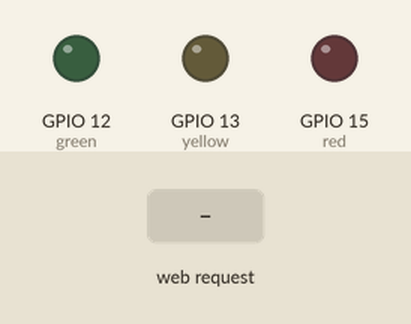
This sketch was run on a simulated ESP8266 (NodeMCU). Parts: output pins drawn as LEDs (lit = HIGH). Inputs (shaded band) come from the test bench. WiFi joins after 1.5 s; servers stay silent unless stated; what the sketch prints to the serial monitor is not drawn.

Above: at 2.7 s.
2.8 s: HTTP request GET /auto received
At 3.7 s:
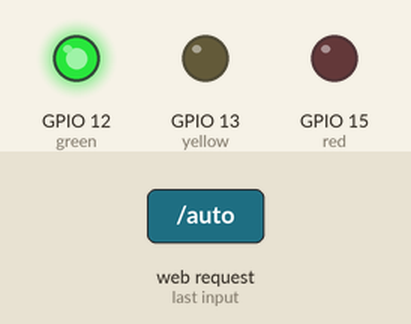
5.8 s: HTTP request GET /off received
At 7.0 s:
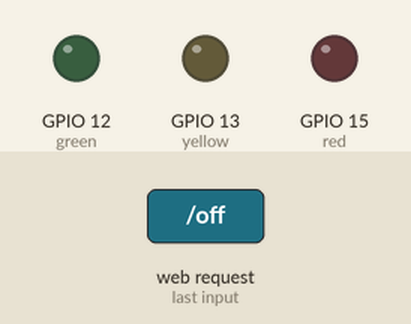
7.3 s: HTTP request GET /green received
At 8.0 s:
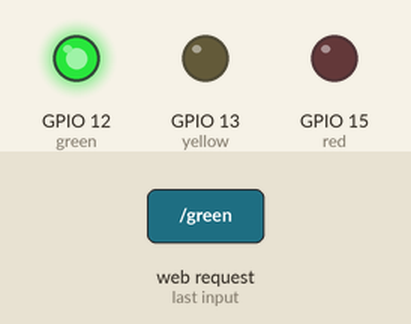
Timing chart, 0 to 10.3 s (numbered marks = the images above; inputs shaded):
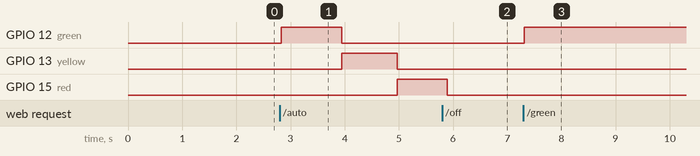

Measured:
- after the input at 2.8 s, GPIO 12 (green): LOW → HIGH at once, → LOW 1.1 s later; GPIO 13 (yellow): LOW → HIGH after 1.1 s, → LOW 1.0 s later; GPIO 15 (red): LOW → HIGH after 2.2 s
- after the input at 5.8 s, GPIO 12 (green): stays LOW (without the input it goes to HIGH after 0.19 s); GPIO 13 (yellow): stays LOW (without the input it goes to HIGH after 1.2 s)
- after the input at 7.3 s, GPIO 12 (green): LOW → HIGH at once

The sketch:

Lab_2_Wifi_Stoplight.ino
```cpp
/*
 * Aaron Nelson
 * Lab 2 Stoplight Control
 * 9-25-19
 */
#include <ESP8266WiFi.h>            // This contains the libraries that allows the board to connect to wifi

/* The basic server setup and framework was obtained from the Arduino Examples-
    File -> Examples -> ESP8266WiFI -> WiFiManualWebServer */
#ifndef STASSID
#define STASSID "YOUR SSID HERE"     // Specify the name of your wifi
#define STAPSK  "YOUR PASSWORD HERE"        // Specify the password for that wifi
#endif
const char* ssid = STASSID;
const char* password = STAPSK;

WiFiServer server(80);              // This sets up the server to listen on port 80 (http)

unsigned long beginningMillis;      // A variable to hold our current time (used for auto mode to keep track of how much time has passed)
int autoModeNumber;                 // A variable to keep track of what color the light is in during auto mode

int green = 12;                     // Pin D6 is used for green. If using a different pin, specify that here
int yellow = 13;                    // Pin D7 is used for yellow. If using a different pin, specify that here
int red = 15;                       // Pin D8 is used for red. If using a different pin, specify that here
String currentMode = "off";         // CurrentMode is used to inform the user with visible text what light is on. It also highlights the table cell containing the mode


void setup() {                      // This runs when the board is first turned on
  Serial.begin(115200);             // This allows serial information when connected to a computer (in here, this just tells what light was requested to turn on)
  pinMode(green, OUTPUT);           // Prepares the pin connected to the green light for output
  pinMode(yellow, OUTPUT);          // Prepares the pin connected to the yellow light for output
  pinMode(red, OUTPUT);             // Prepares the pin connected to the red light for output
  autoModeNumber = 0;               // Sets the auto mode number to 0 (meaning it is off and not supposed to cycle)
  lightsOff();                      // Runs the function (at the bottom of this script) that turns all pin lights to LOW/OFF

  // Connect to WiFi network
  Serial.println();
  Serial.println();
  Serial.print("Connecting to ");   // This is shown on the serial if connected to a computer
  Serial.print(ssid);               // It displays the wifi it is trying to connect to

  WiFi.mode(WIFI_STA);              // It sets the wifis mode to "Station" (rather than "AP" which is the Access Point mode)
  WiFi.begin(ssid, password);       // Attempts to connect to wifi using provided credentials

  while (WiFi.status() != WL_CONNECTED) {     // While the wifi is not connected yet:
    delay(500);                     // every half second,
    Serial.print(".");              // it shows a dot on the Serial Monitor to show it is still trying to connect
  }
  Serial.println();
  Serial.println("WiFi connected"); // When it does connect, show that there was success

  // Start the server
  server.begin();
  Serial.println("Server started on ");
  Serial.println(WiFi.localIP());   // Show the IP address the board has now that it is connected and broadcasting

}


void loop() {                       // This constantly cycles through, accepting clients, showing them a webpage, and responding to their inputs
  // Check if a client is connected
  WiFiClient client = server.available();     // A client object is created for connections
  if (client) {                     // This waits until a client sends some data (such as by clicking a light option)
    while (!client.available()) {   // The client hasn't sent info so wait for it to do so
      delay(10);
    }
  }
  client.setTimeout(100);           // This sets the maximum ms to wait for data to come through. Each page the client will go has a short url, so a small amount is fine

  String req = client.readStringUntil('\r');  // Reads the first line of the request (the URL string) made by the client
  if (req.indexOf("/off") != -1) {  // If the request is for the "/off" page:
    autoModeNumber = 0;             // Turn off auto mode
    lightsOff();                    // This function turns off all of the lights
    currentMode = "off";            // Show that the current state is off to the client
  }
  if (req.indexOf("/green") != -1) {          // If the request is for the "/green" page:
    autoModeNumber = 0;             // Turn off auto mode
    Serial.println("Green Light");  // Print to the computer Serial Monitor that the light is green
    greenLight();                   // This function turns on only the green light
    currentMode = "green";          // Show that the current state is green to the client
  }
  if (req.indexOf("/yellow") != -1) {         // If the request is for the "/yellow" page:
    autoModeNumber = 0;             // Turn off auto mode
    Serial.println("Yellow Light"); // Print to the computer Serial Monitor that the light is yellow
    yellowLight();                  // This function turns on only the yellow light
    currentMode = "yellow";         // Show that the current state is yellow to the client
  }
  if (req.indexOf("/red") != -1) {  // If the request is for the "/red" page:
    autoModeNumber = 0;             // Turn off auto mode
    Serial.println("Red Light");    // Print to the computer Serial Monitor that the light is red
    redLight();                     // This function turns on only the red light
    currentMode = "red";            // Show that the current state is red to the client
  }
  if (req.indexOf("/auto") != -1) {           // If the request is for the "/auto" page:
    autoModeNumber = autoModeNumber + 1;      // Increment the auto number. If it was off (0) turn it on to 1 (green)
    if (autoModeNumber == 4) {      // If the light has cycled through and was in the red state:
      autoModeNumber = 1;           // Set it back to the green state
    }
    Serial.println("Auto Mode Activated");    // Print to the computer Serial Monitor that the lights are now in auto mode
    currentMode = "in auto mode";   // Show that the current state is in auto mode to the client
    beginningMillis = millis();     // Take the current time that the processor has been on and set that as the beginning amount (which will be compared to see how much time passes)
  }


  if (autoModeNumber == 1) {        // The first cycle of the auto mode is to show the green light
    greenLight();                   // Call the green function
  }
  if (autoModeNumber == 2) {        // The second cycle of the auto mode is to show the yellow light
    yellowLight();                  // Call the yellow function
  }
  if (autoModeNumber == 3) {        // The third cycle of the auto mode is to show the red light
    redLight();                     // Call the red function
  }

  if (autoModeNumber > 0) {         // Auto mode is currently on so check the following:
    if ((1000 + beginningMillis) < millis()) {  // If there has been 1 second passed between now and the last light change:
      autoModeNumber = autoModeNumber + 1;      // Increment the color mode that auto mode is currently on
      if (autoModeNumber == 4) {    // If we were just in the red mode,
        autoModeNumber = 1;         // Set the next mode back to green
      }
      beginningMillis = millis();   // This "resets" our timer to be the new starting point for the next period
      delay(5);                     // A short delay so the script processes the changes
    }
  }


  /* This is the webpage that is hosted on port 80 (HTTP) and is shown to the client */
  /* Thanks to Jonathan Black for writing and providing a script that converts HTML to the Arduino Client.Print format */
  client.println("<!doctype html>");
  client.println("<html>");
  client.println("  <head>");
  client.println("    <!--Aaron Nelson");
  client.println("    Last Updated: 9-25-19 -->");
  client.println("    <title>Stoplight</title>");
  // Styles are embedded and specified within the HTML page
  client.println("    <style>");
  client.println("      /* UNIVERSAL STYLES */");
  client.println("      /* Overall Page Structure */");
  client.println("      body {");
  client.println("        background-color: #a4b9d5; ");
  client.println("        color:#000000; ");
  client.println("        font-family: Verdana, Arial, serif; ");
  client.println("      }");
  client.println("      #wrapper {");
  client.println("        background-color: #F5F5F5; ");
  client.println("        width: 90%; ");
  client.println("        margin-top: 25px;");
  client.println("        margin-left: auto; ");
  client.println("        margin-right: auto; ");
  client.println("        min-width: 600px; ");
  client.println("        max-width: 1480px; ");
  client.println("      }");
  client.println("");
  client.println("");
  client.println("      /* Header Appearance (Site Title) */");
  client.println("      header {");
  client.println("        text-align: left;");
  client.println("        background-color: #4972aa;");
  client.println("        height: 100px;");
  client.println("      }");
  client.println("      header h1 {");
  client.println("        padding-left: 8%;");
  client.println("        padding-top: 0.6em;");
  client.println("        color: white;");
  client.println("        font-size: 2.5em;");
  client.println("      }");
  client.println("");
  client.println("");
  client.println("      #pageTitle {");
  client.println("        font-size: 1.8em;");
  client.println("        font-style: bold;");
  client.println("        background-color: #4972aa;");
  client.println("        color: white;");
  client.println("        padding: 0.3em;");
  client.println("        text-align: center;");
  client.println("      }");
  client.println("      #main {");
  client.println("        padding-left: 2em;");
  client.println("        padding-right: 2em;");
  client.println("        display: block;");
  client.println("      }");
  client.println("");
  client.println("");
  client.println("      /* Link Colors */");
  client.println("      a:link {color: #000000; text-decoration: none; }");
  client.println("      a:visited {color: #000000; text-decoration: none; }");
  client.println("      a:active {color: #000000; text-decoration: none; }");
  client.println("");
  client.println("");
  client.println("      /* Footer Format */");
  client.println("      footer {");
  client.println("        text-align:center;");
  client.println("        background-color: #a4b9d5;");
  client.println("        font-size: .55em;");
  client.println("        padding: 1em; ");
  client.println("      }");
  client.println("");
  client.println("");
  client.println("");
  client.println("");
  client.println("      /* SPECIFIC WEBPAGE STYELS */");
  client.println("      /* LAB 2 */");
  client.println("      /* Spotlight Table */");
  client.println("      .SpotlightColors {");
  client.println("        width: 100%; ");
  client.println("        border: 0; ");
  client.println("        border-collapse: collapse; ");
  client.println("        margin-bottom: 3em; ");
  client.println("      }");
  client.println("      .SpotlightColors td, th {");
  client.println("        border: 0; ");
  client.println("        padding: 5px; ");
  client.println("        text-align: center; ");
  client.println("      }");
  client.println("      h4 {");
  client.println("        margin-top: 3px;");
  client.println("        margin-bottom: 3px;");
  client.println("      }");
  client.println("      /* Spotlight Table Text */");
  client.println("      .green {");
  client.println("        color: green;");
  client.println("      }");
  client.println("      .yellow {");
  client.println("        color: yellow;");
  client.println("        /* Yellow text is not readable so it needs a black outline*/");
  client.println("        text-shadow:");
  client.println("          -1px -1px 0 #000,");
  client.println("          1px -1px 0 #000,");
  client.println("          -1px 1px 0 #000,");
  client.println("          1px 1px 0 #000;");
  client.println("      }");
  client.println("      .red {");
  client.println("        color: red;");
  client.println("      }");
  client.println("      .auto, .off {");
  client.println("        text-align: center;");
  client.println("      }");
  client.println("      #green:hover, #yellow:hover, #red:hover, #auto:hover, #off:hover {");
  client.println("        /* Change the color of what is being selected */");
  client.println("        background-color: #ddd;");
  client.println("      }");
  client.println("      .running {");
  client.println("        background-color: #a4b9d5;");
  client.println("      }");
  client.println("      .autoOn {");
  client.println("        background-color: #a4b9d5;");
  client.println("      }");
  client.println("      .colorPick {");
  client.println("        width: 50px;");
  client.println("        text-align: right;");
  client.println("      }");
  client.println("          ");
  client.println("    ");
  client.println("    </style>    ");
  // End of the styles and beginning of the HTML page
  client.println("  </head>");
  client.println("  <body>");
  client.println("    <div id=\"wrapper\">");
  client.println("      <header>");
  client.println("        <h1>Aaron's Class Projects</h1>");
  client.println("      </header>");
  client.println("      <div id=\"pageTitle\">Lab 2 - Stoplight Control</div>");
  client.println("    ");
  client.println("      <div id=\"main\"> ");
  client.println("        <p>Choose the color of the stoplight or select \"Auto\" to have it cycle through each light. The light is currently ");
  // This will show in plain text what mode the light is set to show
  client.print(currentMode);
  client.println(".</p>");
  client.println("        <table class=SpotlightColors>");
  client.println("          <tr>");
  client.print("            <td id=\"off\" colspan=3 ");
  // If the current mode is off, the table cells are highlighted with CSS by giving it a special class
  if (currentMode == "off"){
    client.print("class=\"running\" ");
  }

  client.print("><a href='http://");
  // This hyperlink will include the current IP address the server is on
  client.print(WiFi.localIP());
  client.print("/off'>");

  client.println("<h4 class=\"off\">OFF</h4></a></td>");
  client.println("          </tr>");
  client.println("          <tr>");
  client.println("            <!-- Stoplight images from https://www.freemanhealth.com/blog/the-behavior-traffic-light-colors-of-the-light -->");
  client.print("            <td id=\"green\" ");
  // If the current mode is green, the table cells are highlighted with CSS by giving it a special class
  if (currentMode == "green"){
    client.print("class=\"running\" ");
  }

  client.print("><a href='http://");
  // This hyperlink will include the current IP address the server is on
  client.print(WiFi.localIP());
  client.print("/green'>");

  client.println("<img src=\"https://raw.githubusercontent.com/AaronNelson95/IT441/master/Lab%201/Images/GreenLight.png\"><br><h4 class=\"green\">Green</h4></a></td>");
  client.println("");
  client.print("            <td id=\"yellow\" ");
  // If the current mode is yellow, the table cells are highlighted with CSS by giving it a special class
  if (currentMode == "yellow"){
    client.print("class=\"running\" ");
  }

  client.print("><a href='http://");
  // This hyperlink will include the current IP address the server is on
  client.print(WiFi.localIP());
  client.print("/yellow'>");

  client.println("<img src=\"https://raw.githubusercontent.com/AaronNelson95/IT441/master/Lab%201/Images/YellowLight.png\"><br><h4 class=\"yellow\">Yellow</h4></a></td>");
  client.println("");
  client.print("            <td id=\"red\" ");
  // If the current mode is red, the table cells are highlighted with CSS by giving it a special class
  if (currentMode == "red"){
    client.print("class=\"running\" ");
  }
  client.print("><a href='http://");
  // This hyperlink will include the current IP address the server is on
  client.print(WiFi.localIP());
  client.print("/red'>");

  client.println("<img src=\"https://raw.githubusercontent.com/AaronNelson95/IT441/master/Lab%201/Images/RedLight.png\"><br><h4 class=\"red\">Red</h4></a></td>");
  client.println("          </tr>");
  client.println("          <tr>");
  client.print("            <td id=\"auto\" colspan=3 ");
  // If the current mode is on auto, the table cells are highlighted with CSS by giving it a special class
  if (currentMode == "in auto mode"){
    client.print("class=\"running\" ");
  }

  client.print("><a href='http://");
  // This hyperlink will include the current IP address the server is on
  client.print(WiFi.localIP());
  client.print("/auto'>");

  client.println("<h4 class=\"auto\">Auto</h4></a></td>");
  client.println("          </tr>");
  client.println("        </table>");
  client.println("        ");
  client.println("        ");
  client.println("        ");
  client.println("      ");
  client.println("      </div>");
  client.println("    ");
  client.println("      <footer>Aaron Nelson &emsp; BYU - Embedded Systems - Lab 1 &emsp; Fall 2019");
  client.println("      <br>This page was last modified on: 9/25/2019");
  client.println("      </footer>");
  client.println("    </div>");
  client.println("  </body>");
  client.println("</html>");
}


/* These are the functions that are called when a client sends a request.
    They only turn on the light they are supposed to according to the pin number specified at the beginning of the script */
void lightsOff() {
  digitalWrite(green, LOW);
  digitalWrite(yellow, LOW);
  digitalWrite(red, LOW);
  Serial.println("Lights Off");
}

void greenLight() {
  digitalWrite(green, HIGH);
  digitalWrite(yellow, LOW);
  digitalWrite(red, LOW);
}

void yellowLight() {
  digitalWrite(green, LOW);
  digitalWrite(yellow, HIGH);
  digitalWrite(red, LOW);
}

void redLight() {
  digitalWrite(green, LOW);
  digitalWrite(yellow, LOW);
  digitalWrite(red, HIGH);
}
```
